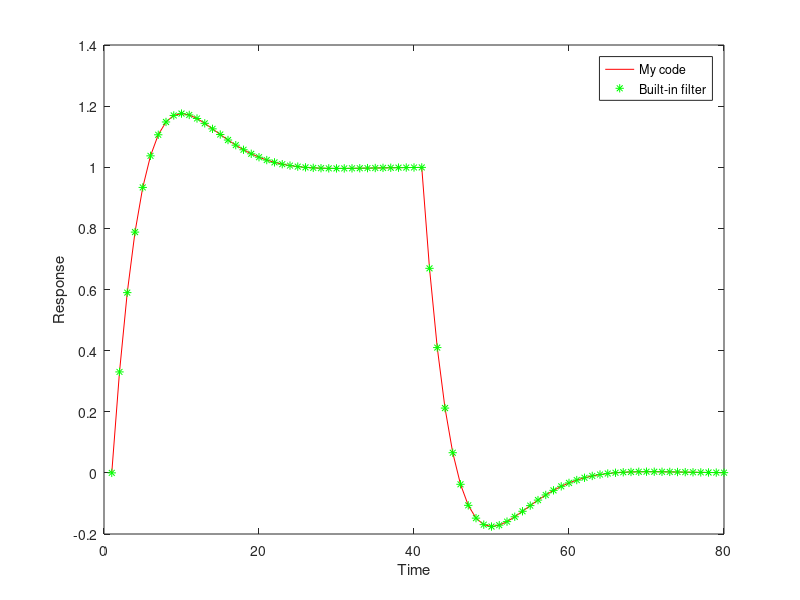
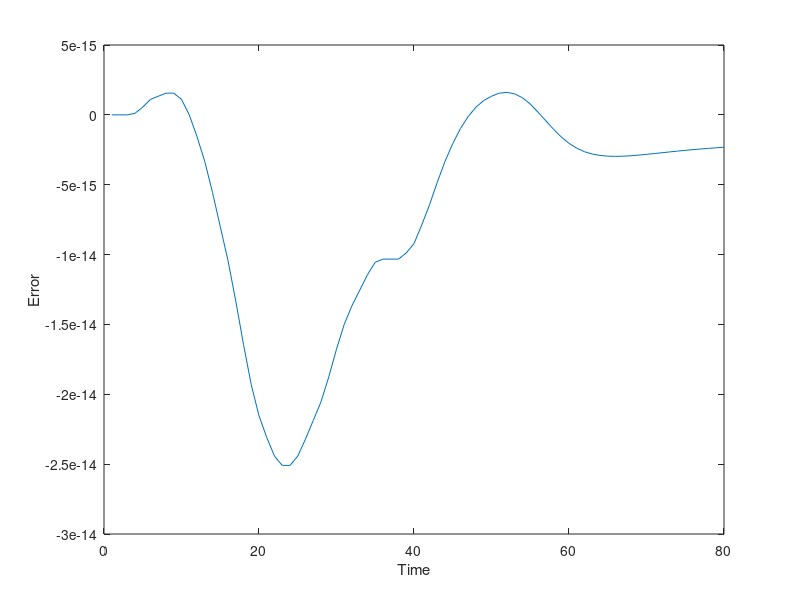
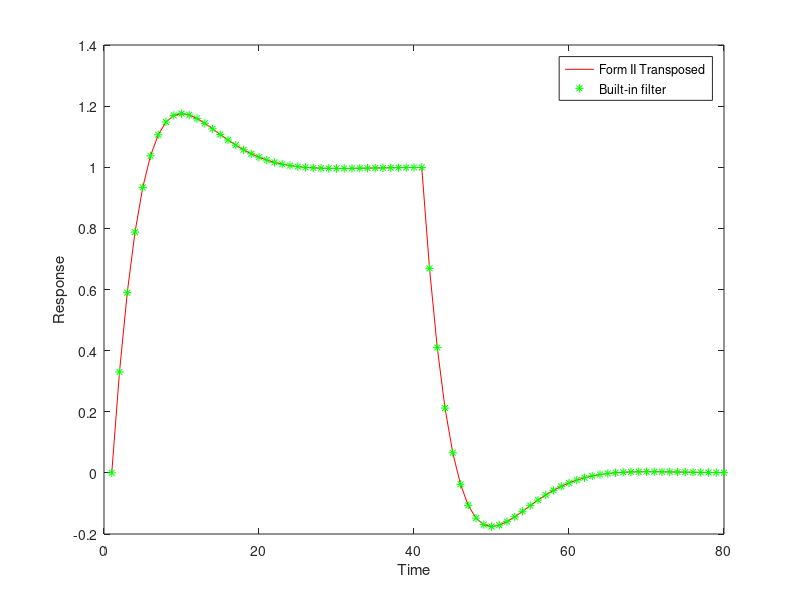
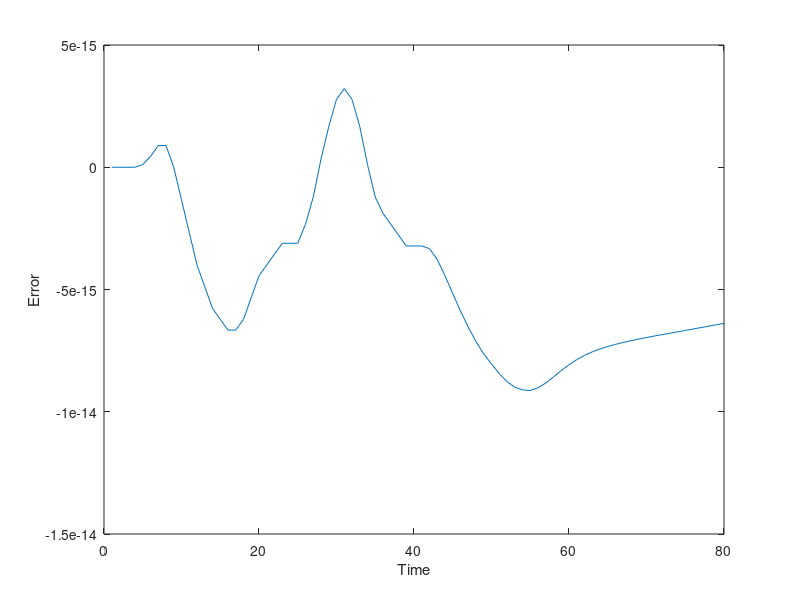

The MATLAB script that drew these images, in order:

% http://stackoverflow.com/questions/17506343/how-can-i-write-the-matlab-filter-function-myself

%% Specification of the Linear Chebysev filters
% clc;clear all;close all
% ord = 5; %System order (from 1 to 5)
% [bq,aq] = cheby1(ord,2,0.2);
%figure;zplane(bq,aq); % Z-Pole/Zeros
u = [ones(40,1); zeros(40,1)];
%% Naive implementation of the basic algorithm
bq = [0   0.33033681246030  -0.60768863969678   0.27784633138509];
aq = [1.00000000000000  -2.62505448450708   2.30343881244097  -0.67788982378528];
theta = [bq aq(2:end)]';
ord=length(aq)-1;
y0 = filter(bq,aq,u); % Built-in filter
b = fliplr(bq);a = fliplr(aq);a(end) = [];
y1 = zeros(40,1);pad = zeros (ord,1);
yp = [pad; y1(:)];up = [pad; u(:)];
for i = 1:length(u)
    yp(i+ord) = sum(b(:).*up(i:i+ord))-sum(a(:).*yp(i:i+ord-1));
end
y1 = yp(ord+1:end); % Naive implementation
err = y0(:)-y1(:);
figure
plot(y0,'r')
hold on
plot(y1,'*g')
xlabel('Time')
ylabel('Response')
legend('My code','Built-in filter')
figure
plot(err)
xlabel('Time')
ylabel('Error')
%% Direct Form II Transposed  
% Direct realization of rational transfer functions
% trps: 0 for direct realization, 1 for transposed realisation 
% b,a: Numerator and denominator
% x:   Input sequence
% y:   Output sequence
% u:   Internal states buffer

trps = 1;
b=theta(1:ord+1);
a=theta(ord+2:end);
y2=zeros(size(u));
x=zeros(ord,1);
%%
if trps==1
    for i=1:length(u)
        y2(i)=b(1)*u(i)+x(1);
        x=[x(2:ord);0];
        x=x+b(2:end)*u(i)-a*y2(i);
    end
else
    for i=1:length(u)
        xnew=u(i)-sum(x(1:ord).*a);
        x=[xnew,x];
        y2(i)=sum(x(1:ord+1).*b);
        x=x(1:ord);
    end
end
%%
err = y2 - filter(bq,aq,u);
figure
plot(y0,'r')
hold on
plot(y2,'*g')
xlabel('Time')
ylabel('Response')
legend('Form II Transposed','Built-in filter')
figure
plot(err)
xlabel('Time')
ylabel('Error')
% end
